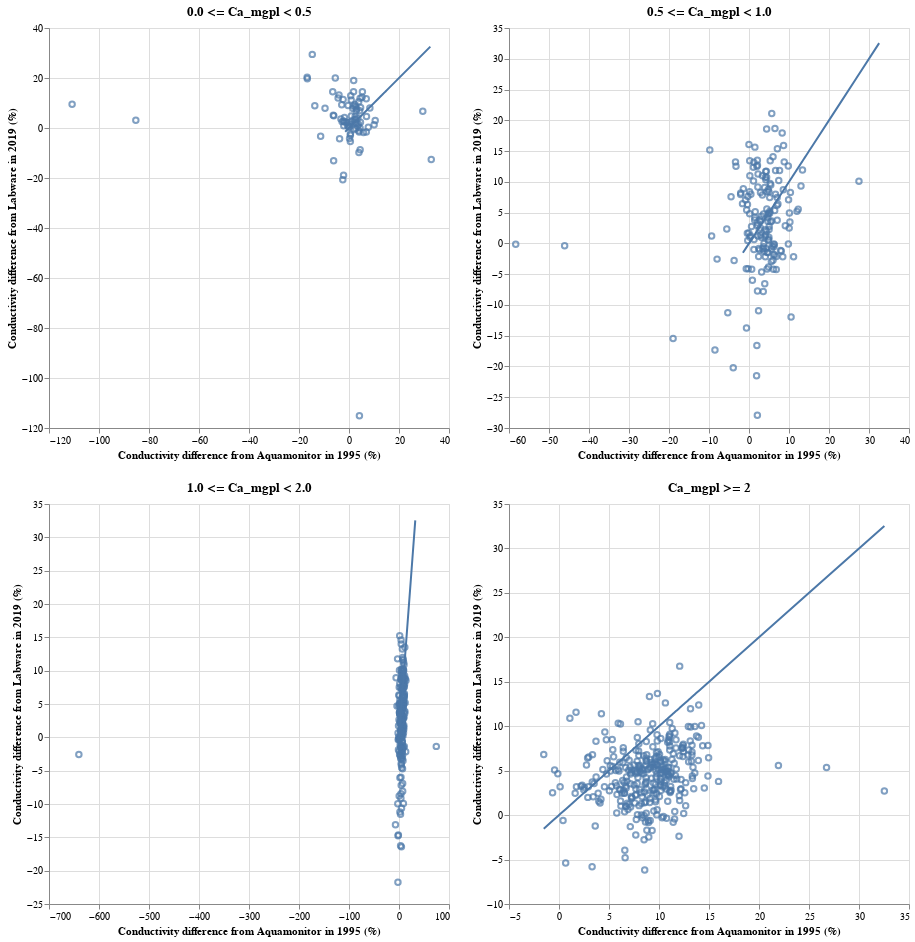

Source (notebook cell):
### Markdown cell above
### 3.2. Conductivity difference in percent

### Code cell
chart_dict = {}
for idx, ca_level in enumerate(ca_levels):
    data = res_dict[ca_level]

    # Scatter plot
    scatter = alt.Chart(data, height=400, width=400).mark_point().encode(
        x=alt.X('kond_diff_pct_am:Q', title='Conductivity difference (Aquamonitor, 1995) [%]'),
        y=alt.Y('kond_diff_pct_lw:Q', title='Conductivity difference (Labware, 2019) [%]'),
        tooltip=['station_id:N', 'station_name:N', 'sample_date:T', 'kond_diff_pct_lw:Q', 'kond_diff_pct_am:Q'],
    ).properties(
        title=ca_level
    ).interactive()

    # 1:1 line
    line = alt.Chart(res_df, height=400, width=400).mark_line().encode(
        x=alt.X('kond_diff_pct_am:Q', title=''),
        y=alt.Y('kond_diff_pct_am:Q', title=''),
    )

    chart = (scatter + line)
    chart_dict[idx] = chart
    
chart = ((chart_dict[0] | chart_dict[1]) &
         (chart_dict[2] | chart_dict[3]))
chart.save('../pages/cond_difference_pct.html')
chart

### Figure 1 — Vega-Lite specification as saved in the notebook (floating-point values rounded to 4 significant figures; data arrays with more than 128 entries replaced by an {"elided": "..."} marker saying what was removed)
{"$schema": "https://vega.github.io/schema/vega-lite/v3.4.0.json", "config": {"mark": {"tooltip": null}, "view": {"height": 300, "width": 400}}, "datasets": {"data-4bc05fdcee3639cc4c42559030fb6b53": [{"ion_diff_pct_am": -33.49, "ion_diff_pct_lw": -2.533, "kond_diff_pct_am": 2.427, "kond_diff_pct_lw": 9.406, "kond_minus_H&SO4_am": 0.3535, "kond_minus_H&SO4_lw": 0.5063, "sample_date": "2019-09-25", "station_id": 26078, "station_name": "HOH 1374"}, {"ion_diff_pct_am": -16.52, "ion_diff_pct_lw": -13.55, "kond_diff_pct_am": 2.892, "kond_diff_pct_lw": 6.944, "kond_minus_H&SO4_am": 0.4776, "kond_minus_H&SO4_lw": 0.445, "sample_date": "2019-10-29", "station_id": 26090, "station_name": "Mjåvatn"}, {"ion_diff_pct_am": -5.291, "ion_diff_pct_lw": -3.47, "kond_diff_pct_am": 3.109, "kond_diff_pct_lw": 7.555, "kond_minus_H&SO4_am": 0.4884, "kond_minus_H&SO4_lw": 0.4417, "sample_date": "2019-10-01", "station_id": 26093, "station_name": "Hemletjørnane"}, {"ion_diff_pct_am": -9.022, "ion_diff_pct_lw": 8.015, "kond_diff_pct_am": 0.8889, "kond_diff_pct_lw": 11.2, "kond_minus_H&SO4_am": 0.3111, "kond_minus_H&SO4_lw": 0.3234, "sample_date": "2019-09-30", "station_id": 26094, "station_name": "HOH 1394"}, {"ion_diff_pct_am": -19.22, "ion_diff_pct_lw": 5.603, "kond_diff_pct_am": -6.079, "kond_diff_pct_lw": 4.907, "kond_minus_H&SO4_am": 0.2875, "kond_minus_H&SO4_lw": 0.3735, "sample_date": "2019-09-30", "station_id": 26098, "station_name": "HOH 1227"}, {"ion_diff_pct_am": 24.49, "ion_diff_pct_lw": 13.12, "kond_diff_pct_am": -13.68, "kond_diff_pct_lw": 8.866, "kond_minus_H&SO4_am": 0.3492, "kond_minus_H&SO4_lw": 0.3084, "sample_date": "2019-09-24", "station_id": 26112, "station_name": "1230 HOH"}, {"ion_diff_pct_am": -7.078, "ion_diff_pct_lw": 1.857, "kond_diff_pct_am": -6.287, "kond_diff_pct_lw": 5.084, "kond_minus_H&SO4_am": 0.6984, "kond_minus_H&SO4_lw": 0.5661, "sample_date": "2019-09-24", "station_id": 26114, "station_name": "HOH 1092"}, {"ion_diff_pct_am": -25.86, "ion_diff_pct_lw": 8.917, "kond_diff_pct_am": -9.588, "kond_diff_pct_lw": 7.897, "kond_minus_H&SO4_am": 0.2265, "kond_minus_H&SO4_lw": 0.5085, "sample_date": "2019-09-24", "station_id": 26115, "station_name": "Rundatjørni"}, {"ion_diff_pct_am": -2.104, "ion_diff_pct_lw": 3.749, "kond_diff_pct_am": 3.822, "kond_diff_pct_lw": 1.474, "kond_minus_H&SO4_am": 1.044, "kond_minus_H&SO4_lw": 1.072, "sample_date": "2019-10-17", "station_id": 26122, "station_name": "Blåfjellvatnet"}, {"ion_diff_pct_am": -11.42, "ion_diff_pct_lw": -10.69, "kond_diff_pct_am": -0.3844, "kond_diff_pct_lw": 8.986, "kond_minus_H&SO4_am": 0.2577, "kond_minus_H&SO4_lw": 0.509, "sample_date": "2019-10-02", "station_id": 26126, "station_name": "Steinbotsvatna"}, {"ion_diff_pct_am": -8.195, "ion_diff_pct_lw": 18.51, "kond_diff_pct_am": 2.548, "kond_diff_pct_lw": 2.09, "kond_minus_H&SO4_am": 0.5414, "kond_minus_H&SO4_lw": 0.5702, "sample_date": "2019-09-25", "station_id": 26131, "station_name": "HOH 1078"}, {"ion_diff_pct_am": -13.38, "ion_diff_pct_lw": -0.2632, "kond_diff_pct_am": -3.764, "kond_diff_pct_lw": -4.312, "kond_minus_H&SO4_am": 1.283, "kond_minus_H&SO4_lw": 2.014, "sample_date": "2019-10-09", "station_id": 26135, "station_name": "Hyttvatnet"}, {"ion_diff_pct_am": -31.46, "ion_diff_pct_lw": -24.21, "kond_diff_pct_am": -16.74, "kond_diff_pct_lw": 20.31, "kond_minus_H&SO4_am": 0.2941, "kond_minus_H&SO4_lw": 0.2638, "sample_date": "2019-09-20", "station_id": 26141, "station_name": "HOH 510"}, {"ion_diff_pct_am": -55.2, "ion_diff_pct_lw": -0.4539, "kond_diff_pct_am": -14.69, "kond_diff_pct_lw": 29.45, "kond_minus_H&SO4_am": 0.3359, "kond_minus_H&SO4_lw": 0.2411, "sample_date": "2019-09-20", "station_id": 26142, "station_name": "HOH 407"}, {"ion_diff_pct_am": -35.32, "ion_diff_pct_lw": -9.058, "kond_diff_pct_am": -4.35, "kond_diff_pct_lw": 12.01, "kond_minus_H&SO4_am": 0.4084, "kond_minus_H&SO4_lw": 0.4792, "sample_date": "2019-09-20", "station_id": 26143, "station_name": "HOH 414"}, {"ion_diff_pct_am": -31.83, "ion_diff_pct_lw": -22.24, "kond_diff_pct_am": -2.082, "kond_diff_pct_lw": 0.9032, "kond_minus_H&SO4_am": 0.699, "kond_minus_H&SO4_lw": 0.7906, "sample_date": "2019-09-20", "station_id": 26144, "station_name": "Guolehisjavri"}, {"ion_diff_pct_am": -9.495, "ion_diff_pct_lw": 17.25, "kond_diff_pct_am": 3.442, "kond_diff_pct_lw": 0.6641, "kond_minus_H&SO4_am": 0.947, "kond_minus_H&SO4_lw": 0.9522, "sample_date": "2019-09-22", "station_id": 26145, "station_name": "HOH 515"}, {"ion_diff_pct_am": -34.24, "ion_diff_pct_lw": -45.2, "kond_diff_pct_am": -16.68, "kond_diff_pct_lw": 19.65, "kond_minus_H&SO4_am": 0.1625, "kond_minus_H&SO4_lw": 0.1536, "sample_date": "2019-09-25", "station_id": 26244, "station_name": "HOH 1506"}, {"ion_diff_pct_am": -30.27, "ion_diff_pct_lw": -8.882, "kond_diff_pct_am": -4.001, "kond_diff_pct_lw": 13.21, "kond_minus_H&SO4_am": 0.2202, "kond_minus_H&SO4_lw": 0.2584, "sample_date": "2019-09-25", "station_id": 26275, "station_name": "HOH 1198"}, {"ion_diff_pct_am": -22.61, "ion_diff_pct_lw": -17.69, "kond_diff_pct_am": 3.548, "kond_diff_pct_lw": 3.96, "kond_minus_H&SO4_am": 0.4375, "kond_minus_H&SO4_lw": 0.445, "sample_date": "2019-10-01", "station_id": 26285, "station_name": "Nedre Årdalsvatnet"}, {"ion_diff_pct_am": -32.23, "ion_diff_pct_lw": 6.603, "kond_diff_pct_am": 1.881, "kond_diff_pct_lw": 19.04, "kond_minus_H&SO4_am": 0.3236, "kond_minus_H&SO4_lw": 0.2776, "sample_date": "2019-10-01", "station_id": 26311, "station_name": "HOH 1760"}, {"ion_diff_pct_am": -14.48, "ion_diff_pct_lw": -13.6, "kond_diff_pct_am": 2.612, "kond_diff_pct_lw": 8.547, "kond_minus_H&SO4_am": 0.4073, "kond_minus_H&SO4_lw": 0.4266, "sample_date": "2019-10-29", "station_id": 26389, "station_name": "Bjørntjørn"}, {"ion_diff_pct_am": -18.77, "ion_diff_pct_lw": -17.74, "kond_diff_pct_am": 3.883, "kond_diff_pct_lw": 10.5, "kond_minus_H&SO4_am": 0.3534, "kond_minus_H&SO4_lw": 0.3445, "sample_date": "2019-09-30", "station_id": 26409, "station_name": "Såtetjørn"}, {"ion_diff_pct_am": 0.903, "ion_diff_pct_lw": -6.709, "kond_diff_pct_am": 6.917, "kond_diff_pct_lw": -1.625, "kond_minus_H&SO4_am": 0.743, "kond_minus_H&SO4_lw": 0.6489, "sample_date": "2019-10-29", "station_id": 26449, "station_name": "Urdevotni"}, {"ion_diff_pct_am": -7.833, "ion_diff_pct_lw": 2.019, "kond_diff_pct_am": -2.755, "kond_diff_pct_lw": 2.55, "kond_minus_H&SO4_am": 0.2875, "kond_minus_H&SO4_lw": 0.6185, "sample_date": "2019-09-30", "station_id": 26460, "station_name": "HOH 1040"}, {"ion_diff_pct_am": -3.12, "ion_diff_pct_lw": 0.5775, "kond_diff_pct_am": 5.222, "kond_diff_pct_lw": 12.26, "kond_minus_H&SO4_am": 0.2997, "kond_minus_H&SO4_lw": 0.3151, "sample_date": "2019-09-30", "station_id": 26463, "station_name": "HOH 1238"}, {"ion_diff_pct_am": -8.913, "ion_diff_pct_lw": 4.374, "kond_diff_pct_am": 2.71, "kond_diff_pct_lw": -0.1578, "kond_minus_H&SO4_am": 3.119, "kond_minus_H&SO4_lw": 2.069, "sample_date": "2019-10-30", "station_id": 26527, "station_name": "Øygardstjørna"}, {"ion_diff_pct_am": -7.014, "ion_diff_pct_lw": 3.696, "kond_diff_pct_am": 4.267, "kond_diff_pct_lw": 6.935, "kond_minus_H&SO4_am": 0.5611, "kond_minus_H&SO4_lw": 0.8539, "sample_date": "2019-10-18", "station_id": 26552, "station_name": "Kleggadalsvatn"}, {"ion_diff_pct_am": 4.045, "ion_diff_pct_lw": 6.276, "kond_diff_pct_am": 0.4436, "kond_diff_pct_lw": 1.487, "kond_minus_H&SO4_am": 0.4026, "kond_minus_H&SO4_lw": 0.6327, "sample_date": "2019-09-24", "station_id": 26554, "station_name": "HOH 1061"}, {"ion_diff_pct_am": -0.8696, "ion_diff_pct_lw": 2.341, "kond_diff_pct_am": 3.094, "kond_diff_pct_lw": 1.869, "kond_minus_H&SO4_am": 1.613, "kond_minus_H&SO4_lw": 1.762, "sample_date": "2019-10-18", "station_id": 26559, "station_name": "Rundatjørna"}, {"ion_diff_pct_am": -14.6, "ion_diff_pct_lw": 0.6353, "kond_diff_pct_am": 0.6921, "kond_diff_pct_lw": 12.86, "kond_minus_H&SO4_am": 0.3528, "kond_minus_H&SO4_lw": 0.4708, "sample_date": "2019-09-24", "station_id": 26571, "station_name": "HOH 1250"}, {"ion_diff_pct_am": 0.2114, "ion_diff_pct_lw": 10.02, "kond_diff_pct_am": 1.576, "kond_diff_pct_lw": 7.767, "kond_minus_H&SO4_am": 0.6167, "kond_minus_H&SO4_lw": 0.5379, "sample_date": "2019-09-24", "station_id": 26572, "station_name": "Leirdålsvatna"}, {"ion_diff_pct_am": -0.5945, "ion_diff_pct_lw": -2.818, "kond_diff_pct_am": -2.899, "kond_diff_pct_lw": 9.334, "kond_minus_H&SO4_am": 0.864, "kond_minus_H&SO4_lw": 0.7973, "sample_date": "2019-10-14", "station_id": 26576, "station_name": "Løyndardalsvatnet"}, {"ion_diff_pct_am": 2.069, "ion_diff_pct_lw": -1.017, "kond_diff_pct_am": -1.82, "kond_diff_pct_lw": 2.538, "kond_minus_H&SO4_am": 1.164, "kond_minus_H&SO4_lw": 1.231, "sample_date": "2019-10-18", "station_id": 26602, "station_name": "Mannsvatnet"}, {"ion_diff_pct_am": -1.926, "ion_diff_pct_lw": -6.902, "kond_diff_pct_am": -6.505, "kond_diff_pct_lw": 14.5, "kond_minus_H&SO4_am": 0.2646, "kond_minus_H&SO4_lw": 0.2825, "sample_date": "2019-10-14", "station_id": 26606, "station_name": "HOH 1367"}, {"ion_diff_pct_am": -14.18, "ion_diff_pct_lw": -6.959, "kond_diff_pct_am": 2.256, "kond_diff_pct_lw": 3.405, "kond_minus_H&SO4_am": 0.2108, "kond_minus_H&SO4_lw": 0.5462, "sample_date": "2019-10-03", "station_id": 26608, "station_name": "Litlavatn"}, {"ion_diff_pct_am": -9.203, "ion_diff_pct_lw": 6.194, "kond_diff_pct_am": 6.9, "kond_diff_pct_lw": 11.73, "kond_minus_H&SO4_am": 0.5373, "kond_minus_H&SO4_lw": 0.4142, "sample_date": "2019-09-24", "station_id": 26611, "station_name": "Kaldevatn"}, {"ion_diff_pct_am": -34.36, "ion_diff_pct_lw": 2.526, "kond_diff_pct_am": 1.824, "kond_diff_pct_lw": 14.51, "kond_minus_H&SO4_am": 0.3225, "kond_minus_H&SO4_lw": 0.3445, "sample_date": "2019-09-26", "station_id": 26626, "station_name": "Kvannjolvatnet"}, {"ion_diff_pct_am": -22.63, "ion_diff_pct_lw": 8.794, "kond_diff_pct_am": 5.358, "kond_diff_pct_lw": 14.47, "kond_minus_H&SO4_am": 0.3047, "kond_minus_H&SO4_lw": 0.4908, "sample_date": "2019-09-24", "station_id": 26629, "station_name": "HOH 1241"}, {"ion_diff_pct_am": -8.777, "ion_diff_pct_lw": 10.61, "kond_diff_pct_am": 4.642, "kond_diff_pct_lw": 8.198, "kond_minus_H&SO4_am": 0.4994, "kond_minus_H&SO4_lw": 0.5716, "sample_date": "2019-10-17", "station_id": 26641, "station_name": "Nedre Sørdalsvatnet"}, {"ion_diff_pct_am": 7.2, "ion_diff_pct_lw": 0.6696, "kond_diff_pct_am": 4.585, "kond_diff_pct_lw": 2.327, "kond_minus_H&SO4_am": 0.7097, "kond_minus_H&SO4_lw": 0.7397, "sample_date": "2019-10-17", "station_id": 26647, "station_name": "HOH 800"}, {"ion_diff_pct_am": -18.33, "ion_diff_pct_lw": -3.155, "kond_diff_pct_am": 4.458, "kond_diff_pct_lw": -8.655, "kond_minus_H&SO4_am": 0.6169, "kond_minus_H&SO4_lw": 1.457, "sample_date": "2019-10-16", "station_id": 26658, "station_name": "Tirskardvatnet"}, {"ion_diff_pct_am": -22.29, "ion_diff_pct_lw": 2.227, "kond_diff_pct_am": 0.5525, "kond_diff_pct_lw": -2.921, "kond_minus_H&SO4_am": 0.7725, "kond_minus_H&SO4_lw": 1.289, "sample_date": "2019-10-17", "station_id": 26659, "station_name": "Dyttingane"}, {"ion_diff_pct_am": -9.384, "ion_diff_pct_lw": 0.4533, "kond_diff_pct_am": -0.2058, "kond_diff_pct_lw": 0.3599, "kond_minus_H&SO4_am": 0.8668, "kond_minus_H&SO4_lw": 1.012, "sample_date": "2019-10-17", "station_id": 26660, "station_name": "HOH 729"}, {"ion_diff_pct_am": -27.29, "ion_diff_pct_lw": 1.5, "kond_diff_pct_am": 4.445, "kond_diff_pct_lw": 11.93, "kond_minus_H&SO4_am": 0.2792, "kond_minus_H&SO4_lw": 0.4136, "sample_date": "2019-09-26", "station_id": 26661, "station_name": "HOH 1171"}, {"ion_diff_pct_am": -41.62, "ion_diff_pct_lw": -5.779, "kond_diff_pct_am": -5.479, "kond_diff_pct_lw": 19.95, "kond_minus_H&SO4_am": 0.168, "kond_minus_H&SO4_lw": 0.2634, "sample_date": "2019-09-26", "station_id": 26683, "station_name": "HOH 1475"}, {"ion_diff_pct_am": -20.55, "ion_diff_pct_lw": -42.47, "kond_diff_pct_am": 29.52, "kond_diff_pct_lw": 6.689, "kond_minus_H&SO4_am": 0.4259, "kond_minus_H&SO4_lw": 0.7154, "sample_date": "2019-10-02", "station_id": 26692, "station_name": "Jakobsvatnet"}, {"ion_diff_pct_am": -6.702, "ion_diff_pct_lw": -8.975, "kond_diff_pct_am": 32.9, "kond_diff_pct_lw": -12.61, "kond_minus_H&SO4_am": 0.5341, "kond_minus_H&SO4_lw": 1.247, "sample_date": "2019-10-16", "station_id": 26693, "station_name": "HOH 520"}, {"ion_diff_pct_am": -29.66, "ion_diff_pct_lw": -9.522, "kond_diff_pct_am": -85.27, "kond_diff_pct_lw": 3.092, "kond_minus_H&SO4_am": 1.218, "kond_minus_H&SO4_lw": 0.6289, "sample_date": "2019-10-16", "station_id": 26694, "station_name": "Gjesdalsvatnet"}, {"ion_diff_pct_am": 26.44, "ion_diff_pct_lw": -0.7057, "kond_diff_pct_am": -110.8, "kond_diff_pct_lw": 9.491, "kond_minus_H&SO4_am": 0.608, "kond_minus_H&SO4_lw": 0.34, "sample_date": "2019-09-26", "station_id": 26695, "station_name": "HOH 1308"}, {"ion_diff_pct_am": -16.86, "ion_diff_pct_lw": 3.348, "kond_diff_pct_am": 0.2688, "kond_diff_pct_lw": 0.4793, "kond_minus_H&SO4_am": 0.4373, "kond_minus_H&SO4_lw": 0.7066, "sample_date": "2019-10-02", "station_id": 26699, "station_name": "Nordvatnet"}, {"ion_diff_pct_am": -12.12, "ion_diff_pct_lw": -3.282, "kond_diff_pct_am": 2.687, "kond_diff_pct_lw": 3.466, "kond_minus_H&SO4_am": 0.4603, "kond_minus_H&SO4_lw": 0.5367, "sample_date": "2019-10-02", "station_id": 26700, "station_name": "Nes-Isvatnet"}, {"ion_diff_pct_am": -2.641, "ion_diff_pct_lw": -5.764, "kond_diff_pct_am": 1.044, "kond_diff_pct_lw": 2.703, "kond_minus_H&SO4_am": 0.6108, "kond_minus_H&SO4_lw": 0.5353, "sample_date": "2019-10-02", "station_id": 26701, "station_name": "Gjerlands-Isvatnet"}, {"ion_diff_pct_am": -2.862, "ion_diff_pct_lw": 1.571, "kond_diff_pct_am": 4.437, "kond_diff_pct_lw": -0.008773, "kond_minus_H&SO4_am": 1.066, "kond_minus_H&SO4_lw": 1.047, "sample_date": "2019-10-16", "station_id": 26703, "station_name": "Trodalsvatnet"}, {"ion_diff_pct_am": -22.28, "ion_diff_pct_lw": -0.7588, "kond_diff_pct_am": 10.06, "kond_diff_pct_lw": 1.255, "kond_minus_H&SO4_am": 0.4302, "kond_minus_H&SO4_lw": 0.5943, "sample_date": "2019-10-02", "station_id": 26709, "station_name": "Vardevatnet"}, {"ion_diff_pct_am": -3.817, "ion_diff_pct_lw": 2.73, "kond_diff_pct_am": -2.202, "kond_diff_pct_lw": 2.814, "kond_minus_H&SO4_am": 1.93, "kond_minus_H&SO4_lw": 1.866, "sample_date": "2019-10-16", "station_id": 26716, "station_name": "Myrkevatnet"}, {"ion_diff_pct_am": -17.55, "ion_diff_pct_lw": -5.049, "kond_diff_pct_am": -2.354, "kond_diff_pct_lw": 11.4, "kond_minus_H&SO4_am": 0.2933, "kond_minus_H&SO4_lw": 0.4938, "sample_date": "2019-09-25", "station_id": 26762, "station_name": "HOH 1057"}, {"ion_diff_pct_am": -34.34, "ion_diff_pct_lw": -18.72, "kond_diff_pct_am": -1.825, "kond_diff_pct_lw": 4.214, "kond_minus_H&SO4_am": 0.5934, "kond_minus_H&SO4_lw": 0.4774, "sample_date": "2019-10-15", "station_id": 26769, "station_name": "HOH 808"}, {"ion_diff_pct_am": -33.85, "ion_diff_pct_lw": -25.8, "kond_diff_pct_am": -0.9133, "kond_diff_pct_lw": 2.193, "kond_minus_H&SO4_am": 0.4723, "kond_minus_H&SO4_lw": 0.5679, "sample_date": "2019-10-15", "station_id": 26775, "station_name": "Styggsjøane"}, {"ion_diff_pct_am": -6.209, "ion_diff_pct_lw": -9.305, "kond_diff_pct_am": 0.5342, "kond_diff_pct_lw": -5.441, "kond_minus_H&SO4_am": 2.071, "kond_minus_H&SO4_lw": 2.459, "sample_date": "2019-09-26", "station_id": 26787, "station_name": "Gravvatnet"}, {"ion_diff_pct_am": -13.49, "ion_diff_pct_lw": -8.431, "kond_diff_pct_am": -2.475, "kond_diff_pct_lw": -20.73, "kond_minus_H&SO4_am": 0.8647, "kond_minus_H&SO4_lw": 1.47, "sample_date": "2019-10-08", "station_id": 26824, "station_name": "Liatjørnin"}, {"ion_diff_pct_am": -9.081, "ion_diff_pct_lw": -6.087, "kond_diff_pct_am": 0.2277, "kond_diff_pct_lw": -4.189, "kond_minus_H&SO4_am": 1.641, "kond_minus_H&SO4_lw": 1.657, "sample_date": "2019-09-26", "station_id": 26831, "station_name": "Sætertjørna"}, {"ion_diff_pct_am": -2.643, "ion_diff_pct_lw": -19.93, "kond_diff_pct_am": 3.972, "kond_diff_pct_lw": -9.832, "kond_minus_H&SO4_am": 1.875, "kond_minus_H&SO4_lw": 2.966, "sample_date": "2019-09-26", "station_id": 26833, "station_name": "Småholmvatnet"}, {"ion_diff_pct_am": -4.882, "ion_diff_pct_lw": 1.079, "kond_diff_pct_am": -0.1358, "kond_diff_pct_lw": 2.159, "kond_minus_H&SO4_am": 1.721, "kond_minus_H&SO4_lw": 1.55, "sample_date": "2019-09-26", "station_id": 26842, "station_name": "Helknavatnet"}, {"ion_diff_pct_am": -13.27, "ion_diff_pct_lw": 5.322, "kond_diff_pct_am": 2.462, "kond_diff_pct_lw": 4.606, "kond_minus_H&SO4_am": 0.9222, "kond_minus_H&SO4_lw": 1.077, "sample_date": "2019-09-26", "station_id": 26846, "station_name": "HOH 444"}, {"ion_diff_pct_am": 13.96, "ion_diff_pct_lw": 1.437, "kond_diff_pct_am": 8.348, "kond_diff_pct_lw": 8.015, "kond_minus_H&SO4_am": 0.6704, "kond_minus_H&SO4_lw": 0.5112, "sample_date": "2019-09-26", "station_id": 26859, "station_name": "HOH 662"}, {"ion_diff_pct_am": -12.85, "ion_diff_pct_lw": -1.409, "kond_diff_pct_am": -0.5855, "kond_diff_pct_lw": 1.075, "kond_minus_H&SO4_am": 1.584, "kond_minus_H&SO4_lw": 1.874, "sample_date": "2019-09-25", "station_id": 26873, "station_name": "HOH 281"}, {"ion_diff_pct_am": -41.94, "ion_diff_pct_lw": -19.17, "kond_diff_pct_am": -11.34, "kond_diff_pct_lw": -3.283, "kond_minus_H&SO4_am": 0.7289, "kond_minus_H&SO4_lw": 0.7819, "sample_date": "2019-09-20", "station_id": 26922, "station_name": "HOH 370"}, {"ion_diff_pct_am": -5.331, "ion_diff_pct_lw": 18.42, "kond_diff_pct_am": 3.935, "kond_diff_pct_lw": -1.084, "kond_minus_H&SO4_am": 1.597, "kond_minus_H&SO4_lw": 1.251, "sample_date": "2019-09-22", "station_id": 26956, "station_name": "HOH 370"}, {"ion_diff_pct_am": -1.952, "ion_diff_pct_lw": 8.4, "kond_diff_pct_am": 5.791, "kond_diff_pct_lw": -1.776, "kond_minus_H&SO4_am": 2.431, "kond_minus_H&SO4_lw": 2.265, "sample_date": "2019-09-22", "station_id": 26957, "station_name": "HOH 340"}, {"ion_diff_pct_am": -13.39, "ion_diff_pct_lw": -11.35, "kond_diff_pct_am": -6.147, "kond_diff_pct_lw": -13.1, "kond_minus_H&SO4_am": 0.7298, "kond_minus_H&SO4_lw": 0.717, "sample_date": "2019-09-20", "station_id": 26972, "station_name": "Hannoailaddut Nord"}, {"ion_diff_pct_am": -1.529, "ion_diff_pct_lw": 2.879, "kond_diff_pct_am": 7.719, "kond_diff_pct_lw": 0.3451, "kond_minus_H&SO4_am": 3.047, "kond_minus_H&SO4_lw": 1.44, "sample_date": "2019-09-22", "station_id": 26983, "station_name": "HOH 417"}, {"ion_diff_pct_am": -4.492, "ion_diff_pct_lw": -14.51, "kond_diff_pct_am": -2.17, "kond_diff_pct_lw": -18.89, "kond_minus_H&SO4_am": 2.084, "kond_minus_H&SO4_lw": 1.605, "sample_date": "2019-10-29", "station_id": 27016, "station_name": "Færetjørn"}, {"ion_diff_pct_am": -7.717, "ion_diff_pct_lw": 4.024, "kond_diff_pct_am": 1.78, "kond_diff_pct_lw": 8.769, "kond_minus_H&SO4_am": 0.754, "kond_minus_H&SO4_lw": 0.5854, "sample_date": "2019-09-24", "station_id": 27023, "station_name": "Rennebergstjørni"}, {"ion_diff_pct_am": -3.829, "ion_diff_pct_lw": -13.82, "kond_diff_pct_am": 4.077, "kond_diff_pct_lw": -1.646, "kond_minus_H&SO4_am": 0.5676, "kond_minus_H&SO4_lw": 0.4592, "sample_date": "2019-10-29", "station_id": 27043, "station_name": "Ljomsvatnet"}, {"ion_diff_pct_am": -7.164, "ion_diff_pct_lw": -56.38, "kond_diff_pct_am": 4.171, "kond_diff_pct_lw": -115.1, "kond_minus_H&SO4_am": 3.707, "kond_minus_H&SO4_lw": 4.047, "sample_date": "2019-10-30", "station_id": 27048, "station_name": "Røyslandsvatnet"}, {"ion_diff_pct_am": -14.83, "ion_diff_pct_lw": 1.067, "kond_diff_pct_am": 10.48, "kond_diff_pct_lw": 2.985, "kond_minus_H&SO4_am": 0.9987, "kond_minus_H&SO4_lw": 0.7017, "sample_date": "2019-10-18", "station_id": 27050, "station_name": "HOH 967"}, {"ion_diff_pct_am": -25.54, "ion_diff_pct_lw": 9.868, "kond_diff_pct_am": -3.232, "kond_diff_pct_lw": 3.617, "kond_minus_H&SO4_am": 0.3, "kond_minus_H&SO4_lw": 0.9551, "sample_date": "2019-10-17", "station_id": 27055, "station_name": "Tjørnadalsvatnet"}, {"ion_diff_pct_am": -12.97, "ion_diff_pct_lw": 5.25, "kond_diff_pct_am": 0.9199, "kond_diff_pct_lw": 4.795, "kond_minus_H&SO4_am": 0.6206, "kond_minus_H&SO4_lw": 0.7419, "sample_date": "2019-10-17", "station_id": 27056, "station_name": "Harekupvatnet"}, {"ion_diff_pct_am": -20.92, "ion_diff_pct_lw": -5.83, "kond_diff_pct_am": 1.963, "kond_diff_pct_lw": -0.581, "kond_minus_H&SO4_am": 0.3986, "kond_minus_H&SO4_lw": 1.237, "sample_date": "2019-10-17", "station_id": 27057, "station_name": "HOH 761"}, {"ion_diff_pct_am": -20.05, "ion_diff_pct_lw": -12.83, "kond_diff_pct_am": 0.5562, "kond_diff_pct_lw": -2.256, "kond_minus_H&SO4_am": 0.7135, "kond_minus_H&SO4_lw": 0.9575, "sample_date": "2019-11-25", "station_id": 27061, "station_name": "HOH 619"}, {"ion_diff_pct_am": -22.55, "ion_diff_pct_lw": -8.817, "kond_diff_pct_am": 6.996, "kond_diff_pct_lw": 4.591, "kond_minus_H&SO4_am": 0.3999, "kond_minus_H&SO4_lw": 0.5162, "sample_date": "2019-10-15", "station_id": 27076, "station_name": "Midtre Muggsjøen"}], "data-75912cc6ea8e023a4ab3add7ab9befd5": {"elided": "228 records"}, "data-b601f4427c23743276e0eccbbb559fb3": {"elided": "325 records"}, "data-fa025138bf90be1280cd6e0f6e348a7d": {"elided": "167 records"}}, "vconcat": [{"hconcat": [{"layer": [{"data": {"name": "data-4bc05fdcee3639cc4c42559030fb6b53"}, "encoding": {"tooltip": [{"field": "station_id", "type": "nominal"}, {"field": "station_name", "type": "nominal"}, {"field": "sample_date", "type": "temporal"}, {"field": "kond_diff_pct_lw", "type": "quantitative"}, {"field": "kond_diff_pct_am", "type": "quantitative"}], "x": {"field": "kond_diff_pct_am", "title": "Conductivity difference from Aquamonitor in 1995 (%)", "type": "quantitative"}, "y": {"field": "kond_diff_pct_lw", "title": "Conductivity difference from Labware in 2019 (%)", "type": "quantitative"}}, "height": 400, "mark": "point", "selection": {"selector005": {"bind": "scales", "encodings": ["x", "y"], "type": "interval"}}, "title": "0.0 <= Ca_mgpl < 0.5", "width": 400}, {"data": {"name": "data-b601f4427c23743276e0eccbbb559fb3"}, "encoding": {"x": {"field": "kond_diff_pct_am", "title": "", "type": "quantitative"}, "y": {"field": "kond_diff_pct_am", "title": "", "type": "quantitative"}}, "height": 400, "mark": "line", "width": 400}]}, {"layer": [{"data": {"name": "data-fa025138bf90be1280cd6e0f6e348a7d"}, "encoding": {"tooltip": [{"field": "station_id", "type": "nominal"}, {"field": "station_name", "type": "nominal"}, {"field": "sample_date", "type": "temporal"}, {"field": "kond_diff_pct_lw", "type": "quantitative"}, {"field": "kond_diff_pct_am", "type": "quantitative"}], "x": {"field": "kond_diff_pct_am", "title": "Conductivity difference from Aquamonitor in 1995 (%)", "type": "quantitative"}, "y": {"field": "kond_diff_pct_lw", "title": "Conductivity difference from Labware in 2019 (%)", "type": "quantitative"}}, "height": 400, "mark": "point", "selection": {"selector006": {"bind": "scales", "encodings": ["x", "y"], "type": "interval"}}, "title": "0.5 <= Ca_mgpl < 1.0", "width": 400}, {"data": {"name": "data-b601f4427c23743276e0eccbbb559fb3"}, "encoding": {"x": {"field": "kond_diff_pct_am", "title": "", "type": "quantitative"}, "y": {"field": "kond_diff_pct_am", "title": "", "type": "quantitative"}}, "height": 400, "mark": "line", "width": 400}]}]}, {"hconcat": [{"layer": [{"data": {"name": "data-75912cc6ea8e023a4ab3add7ab9befd5"}, "encoding": {"tooltip": [{"field": "station_id", "type": "nominal"}, {"field": "station_name", "type": "nominal"}, {"field": "sample_date", "type": "temporal"}, {"field": "kond_diff_pct_lw", "type": "quantitative"}, {"field": "kond_diff_pct_am", "type": "quantitative"}], "x": {"field": "kond_diff_pct_am", "title": "Conductivity difference from Aquamonitor in 1995 (%)", "type": "quantitative"}, "y": {"field": "kond_diff_pct_lw", "title": "Conductivity difference from Labware in 2019 (%)", "type": "quantitative"}}, "height": 400, "mark": "point", "selection": {"selector007": {"bind": "scales", "encodings": ["x", "y"], "type": "interval"}}, "title": "1.0 <= Ca_mgpl < 2.0", "width": 400}, {"data": {"name": "data-b601f4427c23743276e0eccbbb559fb3"}, "encoding": {"x": {"field": "kond_diff_pct_am", "title": "", "type": "quantitative"}, "y": {"field": "kond_diff_pct_am", "title": "", "type": "quantitative"}}, "height": 400, "mark": "line", "width": 400}]}, {"data": {"name": "data-b601f4427c23743276e0eccbbb559fb3"}, "layer": [{"encoding": {"tooltip": [{"field": "station_id", "type": "nominal"}, {"field": "station_name", "type": "nominal"}, {"field": "sample_date", "type": "temporal"}, {"field": "kond_diff_pct_lw", "type": "quantitative"}, {"field": "kond_diff_pct_am", "type": "quantitative"}], "x": {"field": "kond_diff_pct_am", "title": "Conductivity difference from Aquamonitor in 1995 (%)", "type": "quantitative"}, "y": {"field": "kond_diff_pct_lw", "title": "Conductivity difference from Labware in 2019 (%)", "type": "quantitative"}}, "height": 400, "mark": "point", "selection": {"selector008": {"bind": "scales", "encodings": ["x", "y"], "type": "interval"}}, "title": "Ca_mgpl >= 2", "width": 400}, {"encoding": {"x": {"field": "kond_diff_pct_am", "title": "", "type": "quantitative"}, "y": {"field": "kond_diff_pct_am", "title": "", "type": "quantitative"}}, "height": 400, "mark": "line", "width": 400}]}]}]}
